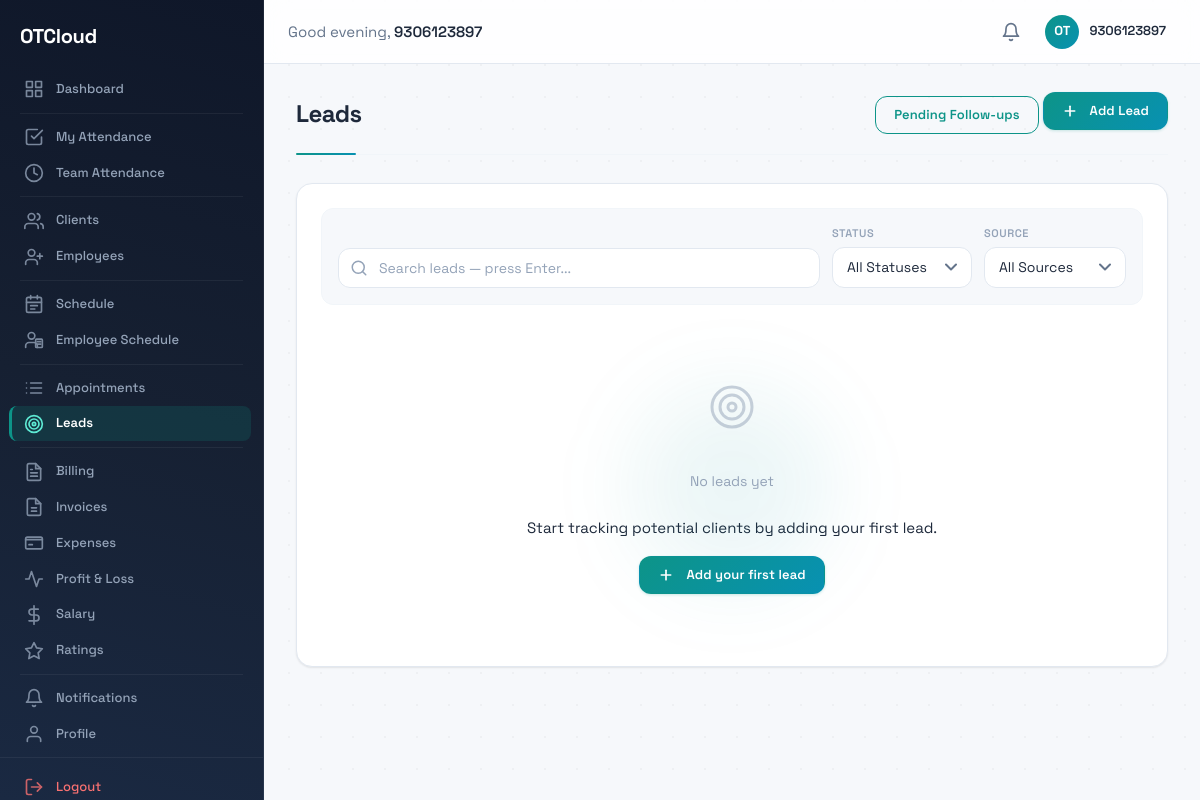
/lms/ (signed in), run on an earlier commit of the app's database.
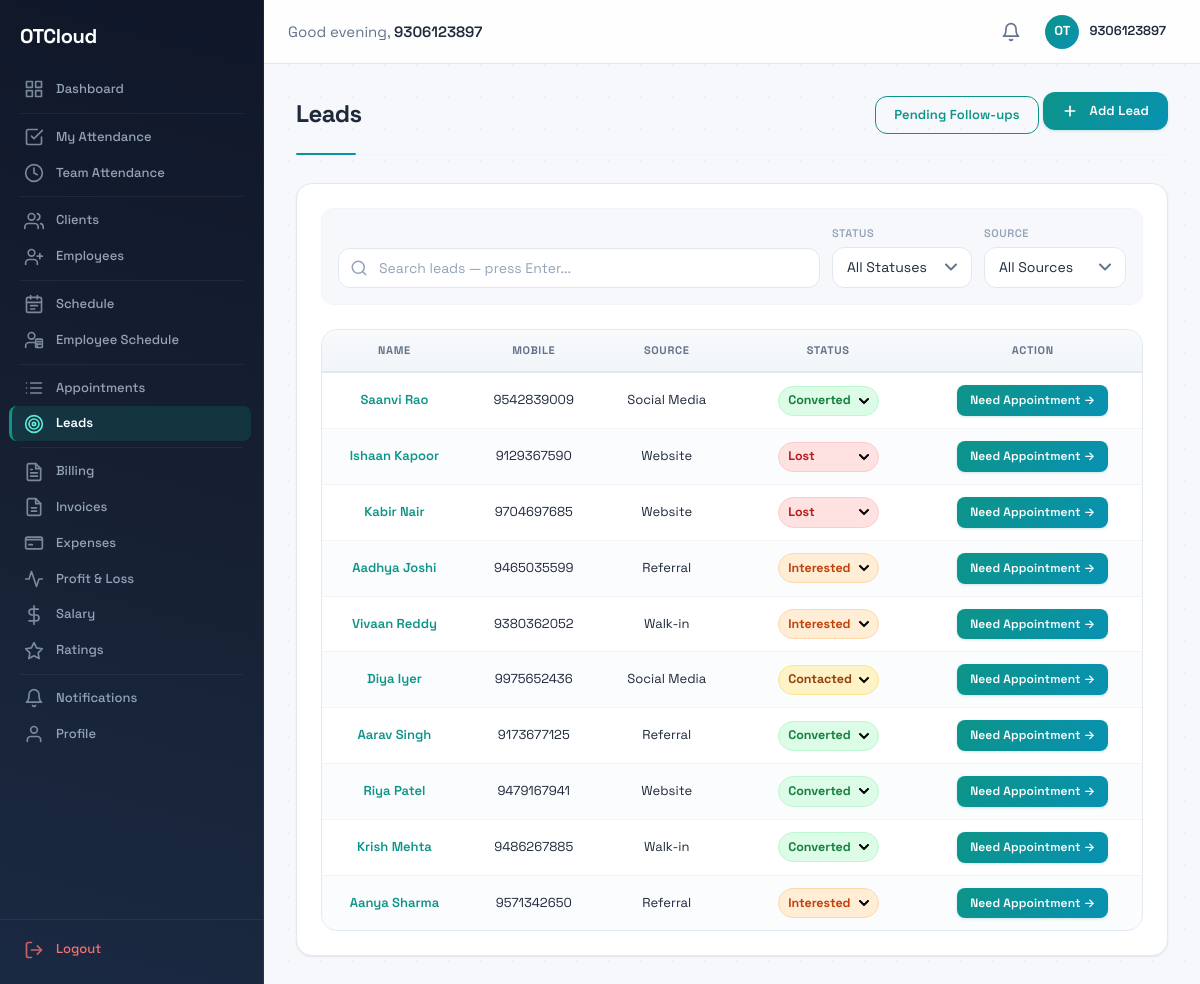
And on a later commit of the database.
### lms/models.py (models this page shows, shortened)
class Lead(CoreModel):
    class Source(models.TextChoices):
        WALK_IN = 'walk_in', 'Walk-in'
        REFERRAL = 'referral', 'Referral'
        WEBSITE = 'website', 'Website'
        SOCIAL_MEDIA = 'social_media', 'Social Media'
        PHONE = 'phone', 'Phone'
        OTHER = 'other', 'Other'
    class Status(models.TextChoices):
        NEW = 'new', 'New'
        CONTACTED = 'contacted', 'Contacted'
        INTERESTED = 'interested', 'Interested'
        CONVERTED = 'converted', 'Converted'
        LOST = 'lost', 'Lost'
    name = models.CharField(max_length=100)
    mobile = models.CharField(max_length=15)
    email = models.EmailField(blank=True)
    source = models.CharField(max_length=20, choices=Source.choices, default=Source.WALK_IN)
    status = models.CharField(max_length=20, choices=Status.choices, default=Status.NEW)
    notes = models.TextField(blank=True)
    converted_client = models.ForeignKey(
        'clients.Client',
        on_delete=models.SET_NULL,
        null=True, blank=True,
        related_name='lead_source',
    )
    objects = models.Manager()
    active_objects = ActiveManager()
    class Meta:
        ordering = ['-created_at']

### lms/views.py (the view)
    def wrapper(request, *args, **kwargs):
        if not (request.user.is_admin or request.user.is_therapist):
            messages.error(request, 'You do not have permission to access this page.')
            return redirect('lms:lead_list')
        return view_func(request, *args, **kwargs)

### accounts/models.py (called while the page is built)
    def get_full_name(self):
        return f"{self.first_name} {self.last_name}".strip()

    @property
    def is_admin(self):
        return self.role == self.Role.ADMIN

### core/models.py (called while the page is built)
    def get_queryset(self):
        return super().get_queryset().filter(is_deleted=False)

### lms/views.py (called while the page is built)
def _staff_required(view_func):
    def wrapper(request, *args, **kwargs):
        if not (request.user.is_admin or request.user.is_therapist):
            messages.error(request, 'You do not have permission to access this page.')
            return redirect('lms:lead_list')
        return view_func(request, *args, **kwargs)
    wrapper.__name__ = view_func.__name__
    wrapper.__doc__ = view_func.__doc__
    return wrapper

### notifications/context_processors.py (called while the page is built)
def unread_notifications_count(request):
    if request.user.is_authenticated:
        return {
            'unread_notifications_count': NotificationService.get_unread_count(request.user),
        }
    return {'unread_notifications_count': 0}

### notifications/services.py (called while the page is built)
    @staticmethod
    def get_unread_count(user):
        return (
            Notification.active_objects
            .filter(user=user, is_read=False)
            .count()
        )

### lms/templates/lms/lead_list.html (shortened to what the changed rows need)
{% extends "base.html" %}
{% block content %}
<div class="page-header">
  <div class="page-header-left">
    <h1 class="page-title">Leads</h1>
  </div>
</div>
<div class="card">
  <div class="card-body">
    {% if page_obj %}
    <div class="table-responsive">
      <table class="desktop-table">
        <thead>
          <tr>
            <th>Name</th>
            <th>Mobile</th>
            <th>Source</th>
            <th style="min-width:160px;">Status</th>
            <th style="min-width:170px;">Action</th>
          </tr>
        </thead>
        <tbody>
          {% for lead in page_obj %}
          <tr>
            <td><a href="{% url 'lms:lead_detail' pk=lead.pk %}" class="link-primary">{{ lead.name }}</a></td>
            <td>{{ lead.mobile }}</td>
            <td>{{ lead.get_source_display }}</td>
            <td>
              <form method="post" action="{% url 'lms:lead_status_change' pk=lead.pk %}" style="margin:0;">
                <select name="status" class="form-select status-inline status-{{ lead.status }}" onchange="this.form.submit()" aria-label="Change status">
                  {% for value, label in status_choices %}
                  <option value="{{ value }}" {% if lead.status == value %}selected{% endif %}>{{ label }}</option>
                  {% endfor %}
                </select>
              </form>
            </td>
            <td>
              <div class="table-actions-cell">
                <a href="{% url 'lms:lead_to_appointment' pk=lead.pk %}" class="btn btn-sm btn-primary" title="Create appointment for this lead">Need Appointment →</a>
              </div>
            </td>
          </tr>
          {% endfor %}
        </tbody>
      </table>
    </div>
    {% else %}
    <div class="empty-state" style="padding: 3rem 1rem; text-align: center;">
      <div class="empty-state-icon">
        <svg width="48" height="48" viewBox="0 0 24 24" fill="none" stroke="currentColor" stroke-width="1.5" stroke-linecap="round" stroke-linejoin="round">
          <circle cx="12" cy="12" r="10"/>
          <circle cx="12" cy="12" r="6"/>
          <circle cx="12" cy="12" r="2"/>
        </svg>
      </div>
      {% if search_query or current_status or current_source %}
      <p class="empty-state-text">No leads match your filters</p>
      <p class="empty-state-hint">Try adjusting your search or filters, or <a href="{% url 'lms:lead_list' %}">view all leads</a>.</p>
      {% else %}
      <p class="empty-state-text">No leads yet</p>
      <p class="empty-state-hint" style="margin-bottom: 1rem;">Start tracking potential clients by adding your first lead.</p>
      <a href="{% url 'lms:lead_create' %}" class="btn btn-primary">
        <svg width="16" height="16" viewBox="0 0 24 24" fill="none" stroke="currentColor" stroke-width="2.5" stroke-linecap="round" stroke-linejoin="round" style="margin-right: 0.25rem; vertical-align: -2px;"><line x1="12" y1="5" x2="12" y2="19"/><line x1="5" y1="12" x2="19" y2="12"/></svg>
        Add your first lead
      </a>
      {% endif %}
    </div>
    {% endif %}
  </div>
</div>
{% endblock %}

What changed in the data, as far as the page shows it:
added Lead: name "Saanvi Rao", mobile "9542839009", source "Social Media", status "Converted"
added Lead: name "Ishaan Kapoor", mobile "9129367590", source "Website", status "Lost"
added Lead: name "Kabir Nair", mobile "9704697685", source "Website", status "Lost"
added Lead: name "Aadhya Joshi", mobile "9465035599", source "Referral", status "Interested"
added Lead: name "Vivaan Reddy", mobile "9380362052", source "Walk-in", status "Interested"
added Lead: name "Diya Iyer", mobile "9975652436", source "Social Media", status "Contacted"
added Lead: name "Aarav Singh", mobile "9173677125", source "Referral", status "Converted"
added Lead: name "Riya Patel", mobile "9479167941", source "Website", status "Converted"
added Lead: name "Krish Mehta", mobile "9486267885", source "Walk-in", status "Converted"
added Lead: name "Aanya Sharma", mobile "9571342650", source "Referral", status "Interested"
Also different on the page:
text no longer shown: "No leads yet Start tracking potential clients by adding your first lead. Add your first lead"
text now shown: "NAME MOBILE SOURCE STATUS ACTION"
